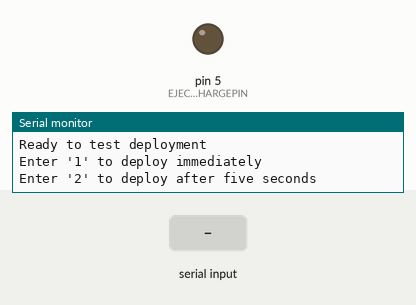
Simulated run of this sketch. Board: Arduino Uno, built with avr-gcc and run on an emulated ATmega328P. On the bench: output pins drawn as LEDs (lit = HIGH), the last lines printed to the serial monitor. Inputs (shaded band) come from the test bench.

Above: at 1.2 s.
1.3 s: "1\n" received over Serial
At 1.9 s:
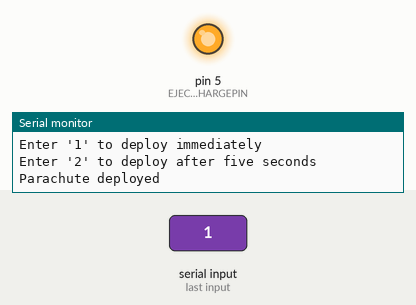
4.3 s: "2\n" received over Serial
At 11.55 s:
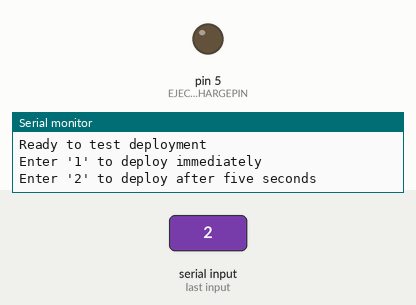
Timing chart, 0 to 11.8 s (numbered marks = the images above; inputs shaded):
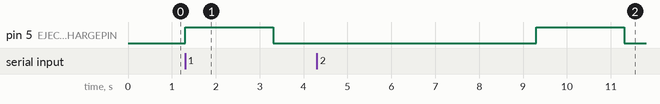

The sketch:

ParachuteTest.ino
```cpp
#define EJECTIONCHARGEPIN 5

void deploy() {
  digitalWrite(EJECTIONCHARGEPIN, HIGH);
}

void setup() {
  pinMode(EJECTIONCHARGEPIN, OUTPUT);
  Serial.begin(9600);
}

void loop() {
  Serial.println("Ready to test deployment");
  Serial.println("Enter '1' to deploy immediately");
  Serial.println("Enter '2' to deploy after five seconds");

  while(Serial.available() == 0) {
    delay(10);
  }

  switch(Serial.parseInt()) {
    case 1:
      deploy();
      Serial.println("Parachute deployed");
      delay(2000);
      digitalWrite(EJECTIONCHARGEPIN, LOW);
      break;
    case 2:
      Serial.println("Preparing to deploy parachute");
      delay(5000);
      deploy();
      Serial.println("Parachute deployed");
      delay(2000);
      digitalWrite(EJECTIONCHARGEPIN, LOW);
      break;
    default:
      Serial.println("Bad input :(");
  }
}
```

Measured:
- after the input at 1.3 s, pin 5 (EJECTIONCHARGEPIN): LOW → HIGH at once, → LOW 2.0 s later
- after the input at 4.3 s, pin 5 (EJECTIONCHARGEPIN): LOW → HIGH after 5.0 s, → LOW 2.0 s later
